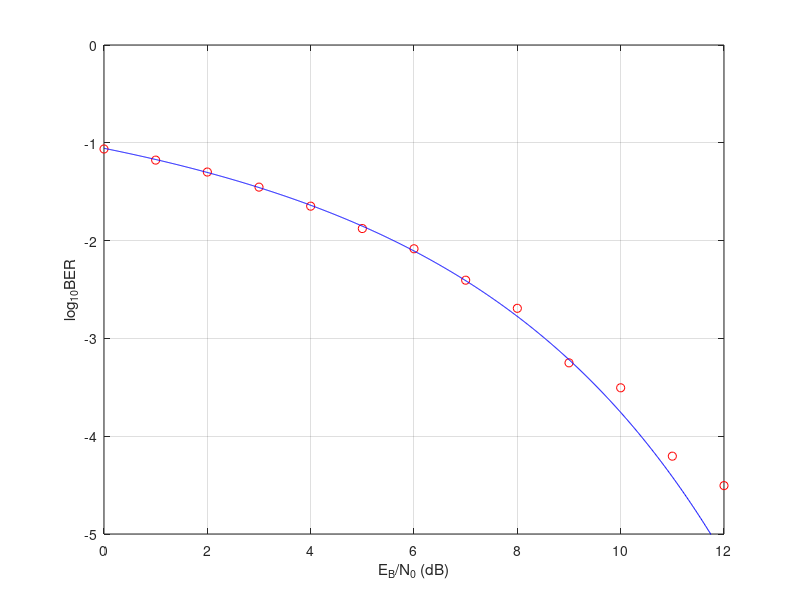

MATLAB code to generate this figure:
clear all;close all;clc;
N = 16;% no. OFDM subcarriers
NCP = 4; % CP length
NOFDM = 1e3;
EbN0dB_sim = 0:12; %SNR (dB)
EbN0dB_ana = 0:0.01:12;
QPSK_sig_set = [1+i -1+i 1-i -1-i]; %QPSK signal set
h = 0.4.^(0:4); % discrete-time CIR

%%%%%%%%%%%%%%%%%%%%%%%%%%%%%%%%%%%%
EbN0_sim = 10.^(EbN0dB_sim/10); %SNR for simulation
N0_sim = (mean(abs(QPSK_sig_set).^2)/2)./EbN0_sim; % N0
b = round(rand(1, 2*NOFDM*N)); % info bits
bp1 = b(1:2:length(b));
bp2 = b(2:2:length(b));
m = 2*bp1+bp2+1; %indices for QPSK signal points
S = QPSK_sig_set(m); %transmitted signal points
s = [];
for j = 1:NOFDM
   tmp = sqrt(N)*ifft(S((j-1)*N + 1:j*N));
   s = [s tmp(N-NCP+1:N) tmp];
end
tmp2 = conv(h,s);
for k = 1: length(N0_sim)
    w = sqrt(N0_sim(k)/2)*randn(1, NOFDM*(N+NCP))+ i*sqrt(N0_sim(k)/2)*randn(1, NOFDM*(N+NCP)); %AWGN
    r = tmp2(1:length(s)) + w; % received signal values
    H = 1/sqrt(N)*fft(h, N);
    R = [];
   for j = 1:NOFDM
      tmp = r((j-1)*(N+NCP)+NCP+1:j*(N+NCP));
      R = [ R 1/sqrt(N)*fft(tmp)./(sqrt(N)*H)];
   %s = [s tmp(N-NCP+1:N) tmp];
   end
   b2 = []; % received bits
   for n = 1:N*NOFDM
     if real(R(n)) > 0 & imag(R(n)) > 0;
        b2 = [b2 0 0];
     elseif real(R(n)) <= 0 & imag(R(n)) > 0;
        b2 = [b2 0 1];
     elseif real(R(n)) > 0 & imag(R(n)) <= 0;
        b2 = [b2 1 0];
     else
        b2 = [b2 1 1];
     end
   end
  BER_sim(k) = length(find(b ~= b2))/(2*N*NOFDM);
end;

plot(EbN0dB_sim, log10(BER_sim), 'ro'); % simulation BERs
ylim([-5 0]); xlabel('E_B/N_0 (dB)'); ylabel('log_{10}BER');
hold on; grid on;

EbN0_ana = 10.^(EbN0dB_ana/10); % SNR for analysis
Q = @(x) 0.5*erfc(x/sqrt(2)); % definition of Q function
BER_ana = 0;
for j = 1:N;
    BER_ana = BER_ana + 1/N*Q(sqrt(2*N*abs(H(j))^2*EbN0_ana));
end
plot(EbN0dB_ana,log10(BER_ana),'b'); % analytical BERs
